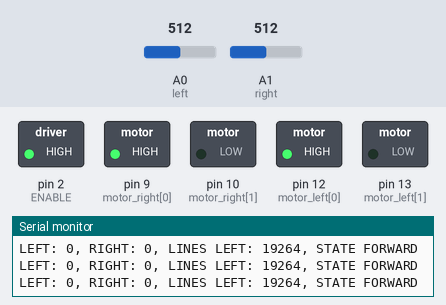
Bench run of a sketch on a simulated Arduino Uno, built with avr-gcc and run on an emulated ATmega328P. On the bench: switched loads named in the sketch (green lamp = pin HIGH), the last lines printed to the serial monitor. The test bench sets the inputs (shaded band); at power-on: A0 (left) = 512, A1 (right) = 512.

Above: at 1.2 s.
1.3 s: A0 (left) set to 683
4.3 s: A0 (left) set to 714
At 5.5 s:
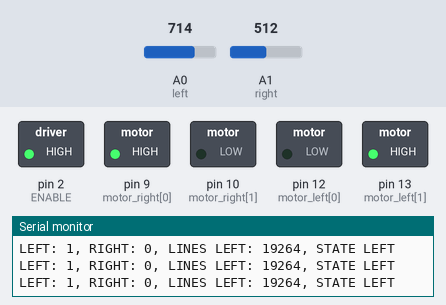
5.8 s: A1 (right) set to 682
8.8 s: A1 (right) set to 717
At 9.2 s:
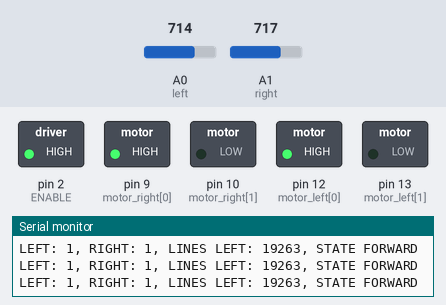
11.8 s: A1 (right) set to 690
At 12.6 s:
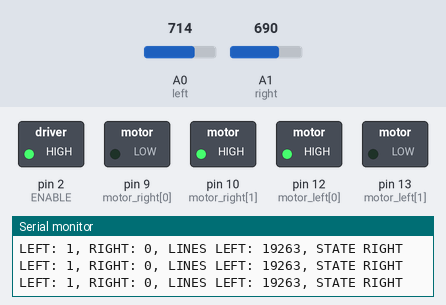
13.3 s: A1 (right) set to 710
At 14.4 s:
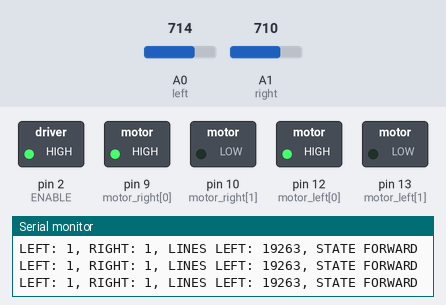
Timing chart, 0 to 16.3 s (numbered marks = the images above; inputs shaded):
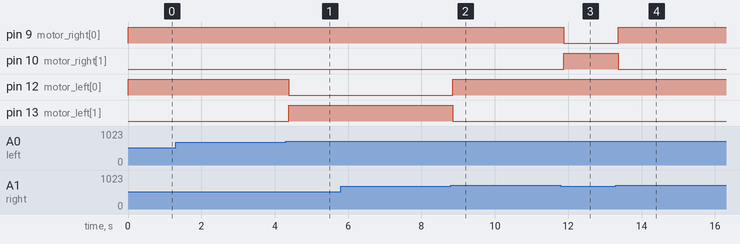

The sketch:

motor_with_h_bridge.ino
```cpp
// --------------------------------------------------------------------------- Motors
int motor_left[] = {12, 13};
int motor_right[] = {9, 10};
int ENABLE = 2;

// digital read pins of the line readers
int left = A0;
int right = A1;

// current location, with target, in x coords only
int current = 0;
int target_x = 5000000;
int TILE_SIZE = 1;
int tiles_x = 0;
int line_count = 0;
// read state
int left_read = LOW;
int right_read = LOW;

boolean ENABLE_COUNT = true;

// --------------------------------------------------------------------------- Setup
void setup() {
  Serial.begin(9600);

  // Setup motors
  int i;
  for(i = 0; i < 2; i++){
    pinMode(motor_left[i], OUTPUT);
    pinMode(motor_right[i], OUTPUT);
  }
  pinMode(left, INPUT);
  pinMode(right, INPUT);
  pinMode(ENABLE, OUTPUT);
  digitalWrite(ENABLE, HIGH);
  tiles_x = (target_x - current) / TILE_SIZE;
  line_count = 0;
}

// --------------------------------------------------------------------------- Loop
void loop()
{
  left_read = analogRead(left);
   right_read = analogRead(right);
  if (left_read < 700)
  {
     left_read = 0; //white
  }
  else
  {
   left_read = 1; //black
  }
  if (right_read < 700)
  {
    right_read = 0;
  }
  else
  {
      right_read = 1;
  }
      Serial.print("LEFT: ");
   Serial.print(left_read);
   Serial.print(", RIGHT: ");
   Serial.print(right_read);
   Serial.print(", LINES LEFT: ");
   Serial.print(tiles_x - line_count);
   if (left_read && right_read)
   {
      drive_forward();
      if(ENABLE_COUNT){
        line_count += 1;
        ENABLE_COUNT = false;
      }
   }
   else if(left_read && ENABLE_COUNT || right_read && !ENABLE_COUNT)
   {
      turn_left();
   }
   else if(right_read && ENABLE_COUNT || left_read && !ENABLE_COUNT)
   {
     turn_right();
   }
   else
   {
     if(!ENABLE_COUNT)
     {
       ENABLE_COUNT = true;
     }
     drive_forward();
   }
   if (line_count == tiles_x)
   {
      motor_stop();
   }
}

// --------------------------------------------------------------------------- Drive

void motor_stop(){
digitalWrite(motor_left[0], LOW);
digitalWrite(motor_left[1], LOW);

digitalWrite(motor_right[0], LOW);
digitalWrite(motor_right[1], LOW);
//Serial.println(", STATE STOP");
}
void drive_forward(){
digitalWrite(motor_left[0], HIGH);
digitalWrite(motor_left[1], LOW);

digitalWrite(motor_right[0], HIGH);
digitalWrite(motor_right[1], LOW);
Serial.println(", STATE FORWARD");
}

void drive_backward(){
digitalWrite(motor_left[0], LOW);
digitalWrite(motor_left[1], HIGH);

digitalWrite(motor_right[0], LOW);
digitalWrite(motor_right[1], HIGH);
Serial.println(", STATE BACK");
}

void turn_left(){
digitalWrite(motor_left[0], LOW);
digitalWrite(motor_left[1], HIGH);

digitalWrite(motor_right[0], HIGH);
digitalWrite(motor_right[1], LOW);
Serial.println(", STATE LEFT");
}

void turn_right(){
digitalWrite(motor_left[0], HIGH);
digitalWrite(motor_left[1], LOW);

digitalWrite(motor_right[0], LOW);
digitalWrite(motor_right[1], HIGH);
Serial.println(", STATE RIGHT");
}
```

Measured:
- the behaviour switches between 699 and 700 on A0 (left) (found by bisection; images 0 and 1)
- the behaviour switches between 699 and 700 on A1 (right) (found by bisection; images 1 and 2)
- after the input at 4.3 s, pin 12 (motor_left[0]): HIGH → LOW after 0.08 s; pin 13 (motor_left[1]): LOW → HIGH after 0.08 s
- after the input at 8.8 s, pin 12 (motor_left[0]): LOW → HIGH after 0.05 s; pin 13 (motor_left[1]): HIGH → LOW after 0.05 s
- after the input at 11.8 s, pin 9 (motor_right[0]): HIGH → LOW after 0.08 s; pin 10 (motor_right[1]): LOW → HIGH after 0.08 s
- after the input at 13.3 s, pin 9 (motor_right[0]): LOW → HIGH after 0.07 s; pin 10 (motor_right[1]): HIGH → LOW after 0.07 s
